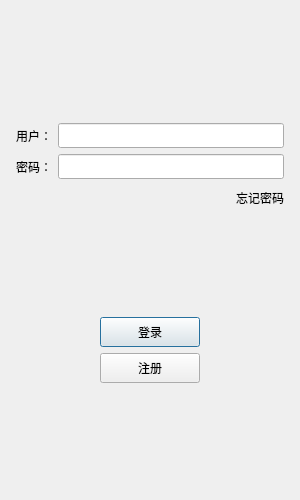
<?xml version="1.0" encoding="UTF-8"?>
<ui version="4.0">
 <class>LoginDialog</class>
 <widget class="QDialog" name="LoginDialog">
  <property name="geometry">
   <rect>
    <x>0</x>
    <y>0</y>
    <width>300</width>
    <height>500</height>
   </rect>
  </property>
  <property name="minimumSize">
   <size>
    <width>300</width>
    <height>500</height>
   </size>
  </property>
  <property name="maximumSize">
   <size>
    <width>300</width>
    <height>500</height>
   </size>
  </property>
  <property name="windowTitle">
   <string>Dialog</string>
  </property>
  <layout class="QVBoxLayout" name="verticalLayout_2">
   <item>
    <layout class="QVBoxLayout" name="verticalLayout">
     <property name="leftMargin">
      <number>5</number>
     </property>
     <property name="topMargin">
      <number>5</number>
     </property>
     <property name="rightMargin">
      <number>5</number>
     </property>
     <property name="bottomMargin">
      <number>5</number>
     </property>
     <item>
      <widget class="QWidget" name="widget" native="true">
       <layout class="QGridLayout" name="gridLayout">
        <item row="0" column="0">
         <widget class="QLabel" name="label">
          <property name="text">
           <string/>
          </property>
          <property name="pixmap">
           <pixmap resource="resources.qrc">:/res/login.png</pixmap>
          </property>
          <property name="alignment">
           <set>Qt::AlignCenter</set>
          </property>
         </widget>
        </item>
        <item row="1" column="0">
         <spacer name="verticalSpacer">
          <property name="orientation">
           <enum>Qt::Vertical</enum>
          </property>
          <property name="sizeHint" stdset="0">
           <size>
            <width>20</width>
            <height>40</height>
           </size>
          </property>
         </spacer>
        </item>
       </layout>
      </widget>
     </item>
     <item>
      <layout class="QHBoxLayout" name="horizontalLayout">
       <item>
        <widget class="QLabel" name="user_Label">
         <property name="minimumSize">
          <size>
           <width>0</width>
           <height>25</height>
          </size>
         </property>
         <property name="maximumSize">
          <size>
           <width>16777215</width>
           <height>25</height>
          </size>
         </property>
         <property name="text">
          <string>用户：</string>
         </property>
        </widget>
       </item>
       <item>
        <widget class="QLineEdit" name="user_Edit">
         <property name="minimumSize">
          <size>
           <width>0</width>
           <height>25</height>
          </size>
         </property>
         <property name="maximumSize">
          <size>
           <width>16777215</width>
           <height>25</height>
          </size>
         </property>
        </widget>
       </item>
      </layout>
     </item>
     <item>
      <layout class="QHBoxLayout" name="horizontalLayout_2">
       <item>
        <widget class="QLabel" name="pass_Label">
         <property name="minimumSize">
          <size>
           <width>0</width>
           <height>25</height>
          </size>
         </property>
         <property name="maximumSize">
          <size>
           <width>16777215</width>
           <height>25</height>
          </size>
         </property>
         <property name="text">
          <string>密码：</string>
         </property>
        </widget>
       </item>
       <item>
        <widget class="QLineEdit" name="pass_Edit">
         <property name="minimumSize">
          <size>
           <width>0</width>
           <height>25</height>
          </size>
         </property>
         <property name="maximumSize">
          <size>
           <width>16777215</width>
           <height>25</height>
          </size>
         </property>
        </widget>
       </item>
      </layout>
     </item>
     <item>
      <layout class="QHBoxLayout" name="horizontalLayout_9">
       <item>
        <spacer name="horizontalSpacer">
         <property name="orientation">
          <enum>Qt::Horizontal</enum>
         </property>
         <property name="sizeHint" stdset="0">
          <size>
           <width>40</width>
           <height>20</height>
          </size>
         </property>
        </spacer>
       </item>
       <item>
        <widget class="QLabel" name="forget_label">
         <property name="minimumSize">
          <size>
           <width>0</width>
           <height>25</height>
          </size>
         </property>
         <property name="maximumSize">
          <size>
           <width>16777215</width>
           <height>25</height>
          </size>
         </property>
         <property name="text">
          <string>忘记密码</string>
         </property>
        </widget>
       </item>
      </layout>
     </item>
     <item>
      <spacer name="verticalSpacer_2">
       <property name="orientation">
        <enum>Qt::Vertical</enum>
       </property>
       <property name="sizeHint" stdset="0">
        <size>
         <width>20</width>
         <height>40</height>
        </size>
       </property>
      </spacer>
     </item>
     <item>
      <layout class="QHBoxLayout" name="horizontalLayout_10">
       <item>
        <spacer name="horizontalSpacer_2">
         <property name="orientation">
          <enum>Qt::Horizontal</enum>
         </property>
         <property name="sizeHint" stdset="0">
          <size>
           <width>40</width>
           <height>20</height>
          </size>
         </property>
        </spacer>
       </item>
       <item>
        <widget class="QPushButton" name="login_Btn">
         <property name="minimumSize">
          <size>
           <width>100</width>
           <height>30</height>
          </size>
         </property>
         <property name="text">
          <string>登录</string>
         </property>
        </widget>
       </item>
       <item>
        <spacer name="horizontalSpacer_3">
         <property name="orientation">
          <enum>Qt::Horizontal</enum>
         </property>
         <property name="sizeHint" stdset="0">
          <size>
           <width>40</width>
           <height>20</height>
          </size>
         </property>
        </spacer>
       </item>
      </layout>
     </item>
     <item>
      <layout class="QHBoxLayout" name="horizontalLayout_11">
       <item>
        <spacer name="horizontalSpacer_4">
         <property name="orientation">
          <enum>Qt::Horizontal</enum>
         </property>
         <property name="sizeHint" stdset="0">
          <size>
           <width>40</width>
           <height>20</height>
          </size>
         </property>
        </spacer>
       </item>
       <item>
        <widget class="QPushButton" name="reg_Btn">
         <property name="minimumSize">
          <size>
           <width>100</width>
           <height>30</height>
          </size>
         </property>
         <property name="text">
          <string>注册</string>
         </property>
        </widget>
       </item>
       <item>
        <spacer name="horizontalSpacer_5">
         <property name="orientation">
          <enum>Qt::Horizontal</enum>
         </property>
         <property name="sizeHint" stdset="0">
          <size>
           <width>40</width>
           <height>20</height>
          </size>
         </property>
        </spacer>
       </item>
      </layout>
     </item>
     <item>
      <spacer name="verticalSpacer_3">
       <property name="orientation">
        <enum>Qt::Vertical</enum>
       </property>
       <property name="sizeHint" stdset="0">
        <size>
         <width>20</width>
         <height>40</height>
        </size>
       </property>
      </spacer>
     </item>
    </layout>
   </item>
  </layout>
 </widget>
 <resources>
  <include location="resources.qrc"/>
 </resources>
 <connections/>
</ui>
